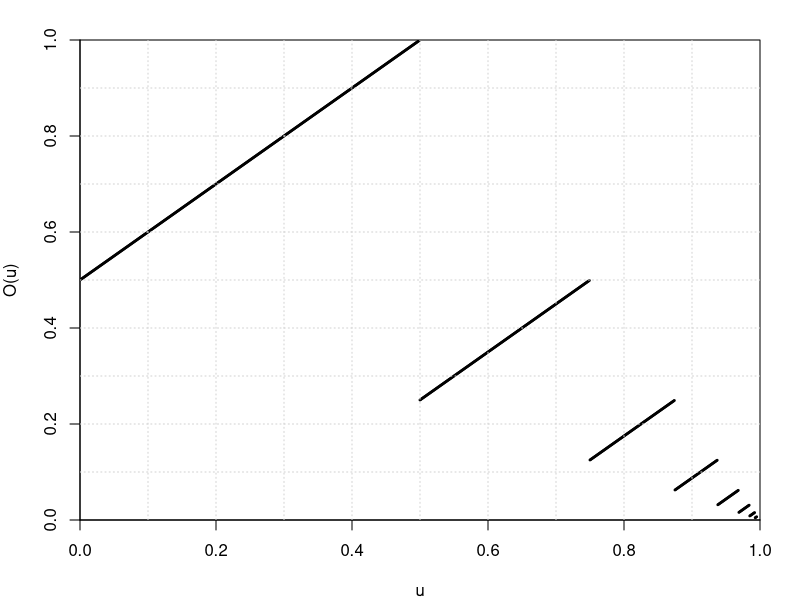
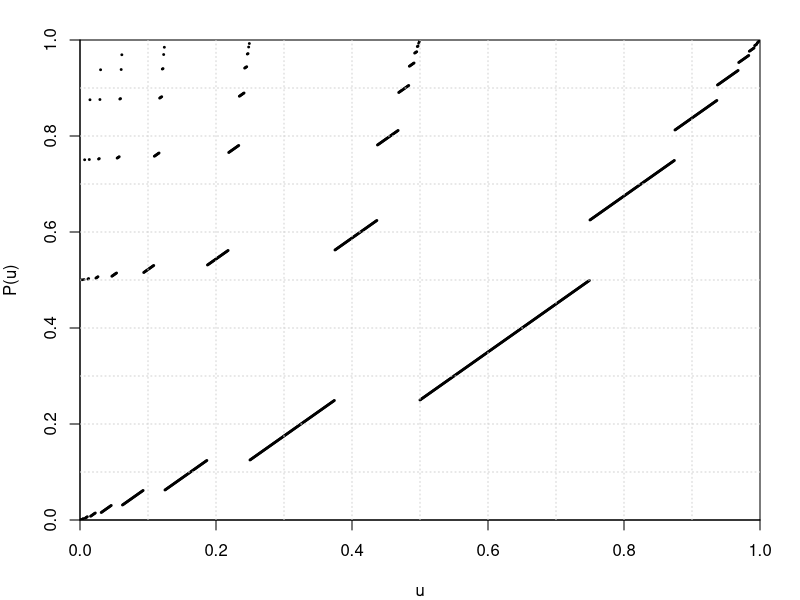

Write the R code that produced these figures, in order.
## ---- chunk 1
knitr::opts_chunk$set(echo = TRUE, collapse=TRUE, fig.path="./figures/dyadic-", fig.align="center")
fscale <- 1 # scale for figures
## ---- chunk 2
num2dyadic <- function(u, nmax=1024L){ 
  out <- integer(nmax)
  i <- j <- 0L
  while(u>0 && i<nmax){
    j <- 1L + max(0L,floor(-log2(u*(1+.Machine$double.eps^.5)))) 
    if(i+j <= nmax){
      i <- i + j
      out[i] <- 1L
      u <- 2L^j*u - 1L
    }else{
      i <- nmax
    }
  }
  return(out[1:i])
}
## ---- chunk 3
dyadic2num <- function(d) sum(d/2L^(seq_along(d))) 
## ---- chunk 4
num2dyadic(1/2+1/4)
## ---- chunk 5
( d <- num2dyadic(0.2) )
length(d)
## ---- chunk 6
dyadic2num(d) == 0.2
## ---- chunk 7
odometer <- function(d, image=c("forward", "backward")){
  image <- match.arg(image)
  if(image=="forward"){
    if(all(d==1L)){
      d <- c(rep(0L, length(d)), 1L)
    }else{
      k <- which.min(d)
      d[1:k] <- 1L-d[1:k]
    }
  }
  if(image=="backward"){
    if(all(d==0L)){
      d <- c(rep(1L, length(d)), 0L)
    }else{
      k <- which.max(d)
      d[1:k] <- 1L-d[1:k]
    }
  }
  return(d)
}
## ---- chunk 8
par(mar=c(4,4,2,2))
u <- seq(0, 0.995, by=0.001)
Ou <- sapply(u, function(u) dyadic2num(odometer(num2dyadic(u))))
plot(u, Ou, xlab="u", ylab="O(u)", 
     xlim=c(0,1), ylim=c(0,1),
     pch=19, cex=.25, 
     pty="s", xaxs="i", yaxs="i")
grid(nx=10)
## ---- chunk 9
pascal <- function(d){
  if(all(d==0L)) return(0L)
  i <- which.max(d)
  m1 <- i-1L
  d0 <- c(d, 0L)
  k1 <- which.min(d0[-(1:i)])-1L
  begin <- c(rep(1L, k1), rep(0L, m1+1L), 1L)
  if(length(d)==m1+k1+1L) d <- begin else d[1L:(m1+k1+2L)] <- begin
  return(d)
}
## ---- chunk 10
par(mar=c(4,4,2,2))
u <- seq(0, 1-1/2^10, by=1/2^10)
Pu <- sapply(u, function(u) dyadic2num(pascal(num2dyadic(u))))
plot(u, Pu, xlab="u", ylab="P(u)", 
     xlim=c(0,1), ylim=c(0,1),
     pch=19, cex=.25, 
     pty="s", xaxs="i", yaxs="i")
grid(nx=10)
